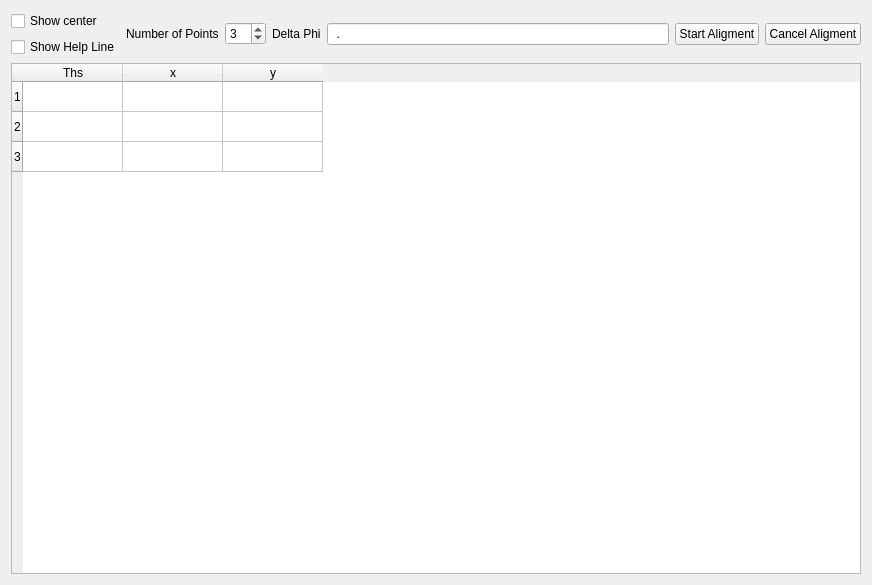
<?xml version="1.0" encoding="UTF-8"?>
<ui version="4.0">
 <class>Form</class>
 <widget class="QWidget" name="Form">
  <property name="geometry">
   <rect>
    <x>0</x>
    <y>0</y>
    <width>872</width>
    <height>585</height>
   </rect>
  </property>
  <property name="windowTitle">
   <string>Form</string>
  </property>
  <layout class="QVBoxLayout" name="verticalLayout_2">
   <item>
    <layout class="QGridLayout" name="gridLayout">
     <item row="0" column="0">
      <layout class="QVBoxLayout" name="verticalLayout">
       <item>
        <widget class="QCheckBox" name="show_center_checkbox">
         <property name="text">
          <string>Show center</string>
         </property>
        </widget>
       </item>
       <item>
        <widget class="QCheckBox" name="show_help_line_checkbox">
         <property name="text">
          <string>Show Help Line</string>
         </property>
        </widget>
       </item>
      </layout>
     </item>
     <item row="0" column="1">
      <layout class="QHBoxLayout" name="horizontalLayout">
       <item>
        <widget class="QLabel" name="nbPointsLabel">
         <property name="text">
          <string>Number of Points</string>
         </property>
        </widget>
       </item>
       <item>
        <widget class="QSpinBox" name="number_points_spinbox">
         <property name="minimum">
          <number>1</number>
         </property>
         <property name="value">
          <number>3</number>
         </property>
        </widget>
       </item>
       <item>
        <widget class="QLabel" name="deltaPhiLabel">
         <property name="text">
          <string>Delta Phi</string>
         </property>
        </widget>
       </item>
       <item>
        <widget class="QLineEdit" name="delta_phi_textbox">
         <property name="inputMask">
          <string>00.00</string>
         </property>
        </widget>
       </item>
       <item>
        <widget class="QPushButton" name="start_alignment_button">
         <property name="text">
          <string>Start Aligment</string>
         </property>
        </widget>
       </item>
       <item>
        <widget class="QPushButton" name="cancel_alignment_button">
         <property name="text">
          <string>Cancel Aligment</string>
         </property>
        </widget>
       </item>
      </layout>
     </item>
     <item row="1" column="0" colspan="2">
      <widget class="QTableWidget" name="aligment_table">
       <property name="rowCount">
        <number>3</number>
       </property>
       <property name="columnCount">
        <number>3</number>
       </property>
       <row/>
       <row/>
       <row/>
       <column>
        <property name="text">
         <string>Ths</string>
        </property>
       </column>
       <column>
        <property name="text">
         <string>x</string>
        </property>
       </column>
       <column>
        <property name="text">
         <string>y</string>
        </property>
       </column>
      </widget>
     </item>
    </layout>
   </item>
  </layout>
 </widget>
 <resources/>
 <connections/>
</ui>
